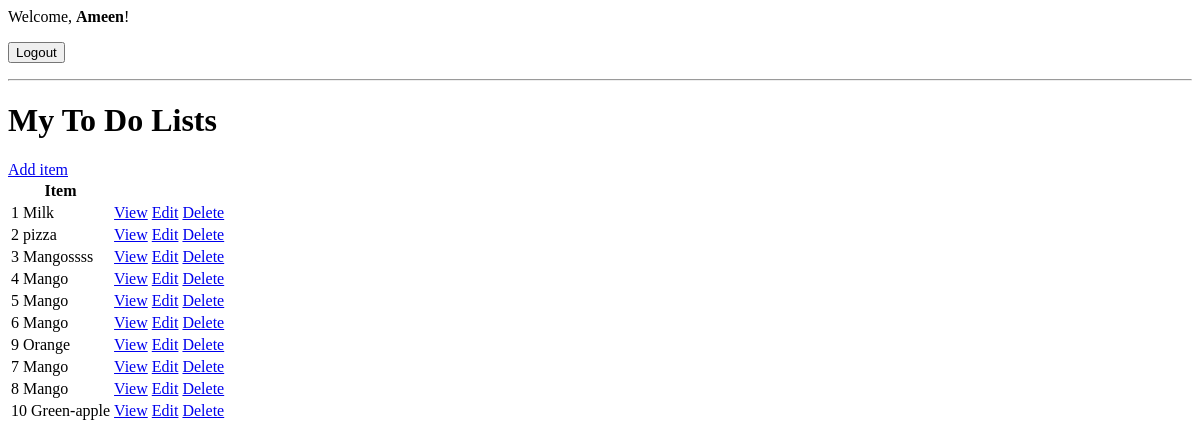
Page / (signed in) on the earlier database version.
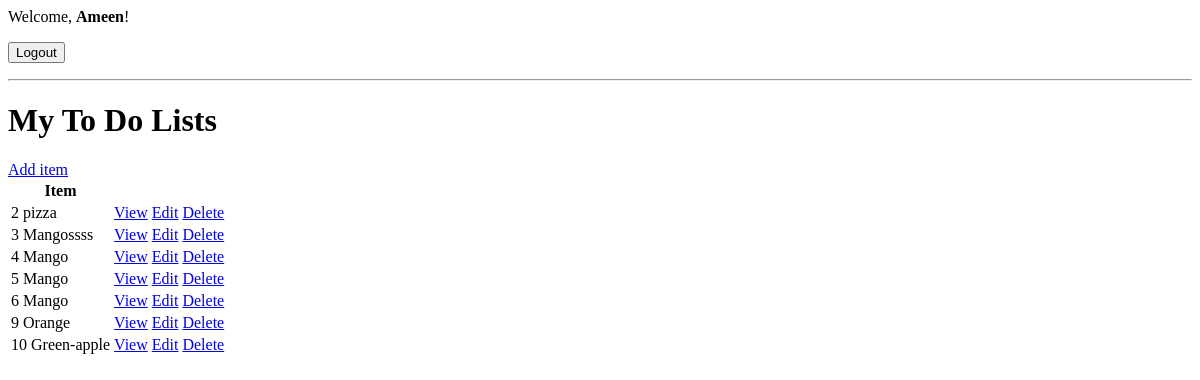
Same page on the later database version.
### base/models.py (models this page shows, shortened)
class Task(models.Model):
    user = models.ForeignKey(User, on_delete=models.CASCADE, null=True, blank=True)
    title = models.CharField(max_length=200)
    description = models.TextField(null=True, blank=True)
    complete = models.BooleanField(default=False)
    created = models.DateTimeField(auto_now_add=True)
    class Meta:
        ordering = ['complete']

### base/views.py (the view)
# urls.py: path('',TaskList.as_view(), name = "tasks"),
class TaskList(LoginRequiredMixin,ListView):
    model = Task
    context_object_name = 'tasks'
    template_name = 'task_list.html'
    def get_context_data(self, **kwargs):
        context = super().get_context_data(**kwargs)
        context["tasks"] = context["tasks"].filter(user = self.request.user)
        context["count"] = context["tasks"].filter(complete = False).count()
        return context

### base/templates/task_list.html (shortened to what this page needs)
{% if request.user.is_authenticated %}
  <p>Welcome, <strong>{{ request.user.username }}</strong>!</p>
  <form method="post" action="{% url 'logout' %}">
  <button type="submit">Logout</button>
  </form>
{% else %}
  <a href="{% url 'login'  %}">Login</a>
{% endif %}
<hr>
<h1>My To Do Lists {{color}}</h1>
<a href="{% url 'task-create'  %}">Add item</a>
<table>
    <tr>
        <th>Item</th>
    </tr>
    {% for task in tasks %}
      <tr>
        <td>{{task.id}} {{task.title}}</td>
        <td><a href="{% url 'task' task.id %}">View</a></td>
        <td><a href="{% url 'task-update' task.id %}">Edit</a></td>
        <td><a href="{% url 'task-delete' task.id %}">Delete</a></td>
      </tr>
    {% empty %}
    <h3>no such item</h3>
    {% endfor %}
</table>

Differences in the rows shown:
removed Task: id "1", title "Milk"
removed Task: id "7", title "Mango"
removed Task: id "8", title "Mango"
